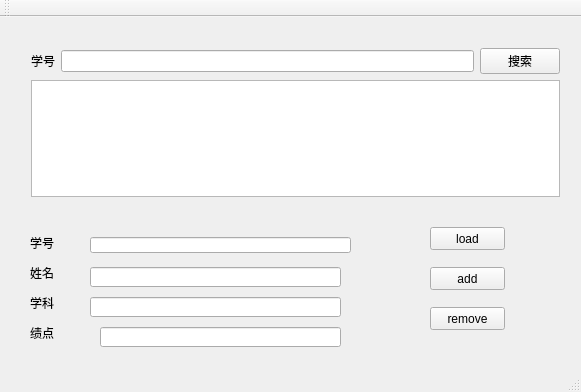
<?xml version="1.0" encoding="UTF-8"?>
<ui version="4.0">
 <class>MainWindow</class>
 <widget class="QMainWindow" name="MainWindow">
  <property name="geometry">
   <rect>
    <x>0</x>
    <y>0</y>
    <width>581</width>
    <height>392</height>
   </rect>
  </property>
  <property name="windowTitle">
   <string>MainWindow</string>
  </property>
  <widget class="QWidget" name="centralWidget">
   <widget class="QWidget" name="verticalLayoutWidget">
    <property name="geometry">
     <rect>
      <x>20</x>
      <y>20</y>
      <width>551</width>
      <height>171</height>
     </rect>
    </property>
    <layout class="QVBoxLayout" name="verticalLayout">
     <item>
      <layout class="QHBoxLayout" name="horizontalLayout">
       <item>
        <widget class="QLabel" name="label">
         <property name="text">
          <string>学号</string>
         </property>
        </widget>
       </item>
       <item>
        <widget class="QLineEdit" name="searchEdit"/>
       </item>
       <item>
        <widget class="QPushButton" name="searchBtn">
         <property name="text">
          <string>搜索</string>
         </property>
        </widget>
       </item>
      </layout>
     </item>
     <item>
      <widget class="QTableWidget" name="tableWidget">
       <property name="selectionBehavior">
        <enum>QAbstractItemView::SelectRows</enum>
       </property>
      </widget>
     </item>
    </layout>
   </widget>
   <widget class="QLabel" name="timeLabel">
    <property name="geometry">
     <rect>
      <x>30</x>
      <y>220</y>
      <width>54</width>
      <height>12</height>
     </rect>
    </property>
    <property name="text">
     <string>学号</string>
    </property>
   </widget>
   <widget class="QLabel" name="resonLabel">
    <property name="geometry">
     <rect>
      <x>30</x>
      <y>250</y>
      <width>54</width>
      <height>12</height>
     </rect>
    </property>
    <property name="text">
     <string>姓名</string>
    </property>
   </widget>
   <widget class="QLabel" name="recodeLabel">
    <property name="geometry">
     <rect>
      <x>30</x>
      <y>280</y>
      <width>54</width>
      <height>12</height>
     </rect>
    </property>
    <property name="text">
     <string>学科</string>
    </property>
   </widget>
   <widget class="QLabel" name="personLabel">
    <property name="geometry">
     <rect>
      <x>30</x>
      <y>310</y>
      <width>54</width>
      <height>12</height>
     </rect>
    </property>
    <property name="text">
     <string>绩点</string>
    </property>
   </widget>
   <widget class="QLineEdit" name="timeEdit">
    <property name="geometry">
     <rect>
      <x>90</x>
      <y>220</y>
      <width>261</width>
      <height>16</height>
     </rect>
    </property>
   </widget>
   <widget class="QLineEdit" name="reasonEdit">
    <property name="geometry">
     <rect>
      <x>90</x>
      <y>250</y>
      <width>251</width>
      <height>20</height>
     </rect>
    </property>
   </widget>
   <widget class="QLineEdit" name="recordEdit">
    <property name="geometry">
     <rect>
      <x>90</x>
      <y>280</y>
      <width>251</width>
      <height>20</height>
     </rect>
    </property>
   </widget>
   <widget class="QLineEdit" name="personEdit">
    <property name="geometry">
     <rect>
      <x>100</x>
      <y>310</y>
      <width>241</width>
      <height>20</height>
     </rect>
    </property>
   </widget>
   <widget class="QPushButton" name="addButton">
    <property name="geometry">
     <rect>
      <x>430</x>
      <y>250</y>
      <width>75</width>
      <height>23</height>
     </rect>
    </property>
    <property name="text">
     <string>add</string>
    </property>
   </widget>
   <widget class="QPushButton" name="removeButton">
    <property name="geometry">
     <rect>
      <x>430</x>
      <y>290</y>
      <width>75</width>
      <height>23</height>
     </rect>
    </property>
    <property name="text">
     <string>remove</string>
    </property>
   </widget>
   <widget class="QPushButton" name="loadButton">
    <property name="geometry">
     <rect>
      <x>430</x>
      <y>210</y>
      <width>75</width>
      <height>23</height>
     </rect>
    </property>
    <property name="text">
     <string>load</string>
    </property>
   </widget>
  </widget>
  <widget class="QMenuBar" name="menuBar">
   <property name="geometry">
    <rect>
     <x>0</x>
     <y>0</y>
     <width>581</width>
     <height>23</height>
    </rect>
   </property>
  </widget>
  <widget class="QToolBar" name="mainToolBar">
   <attribute name="toolBarArea">
    <enum>TopToolBarArea</enum>
   </attribute>
   <attribute name="toolBarBreak">
    <bool>false</bool>
   </attribute>
  </widget>
  <widget class="QStatusBar" name="statusBar"/>
 </widget>
 <layoutdefault spacing="6" margin="11"/>
 <resources/>
 <connections/>
</ui>
